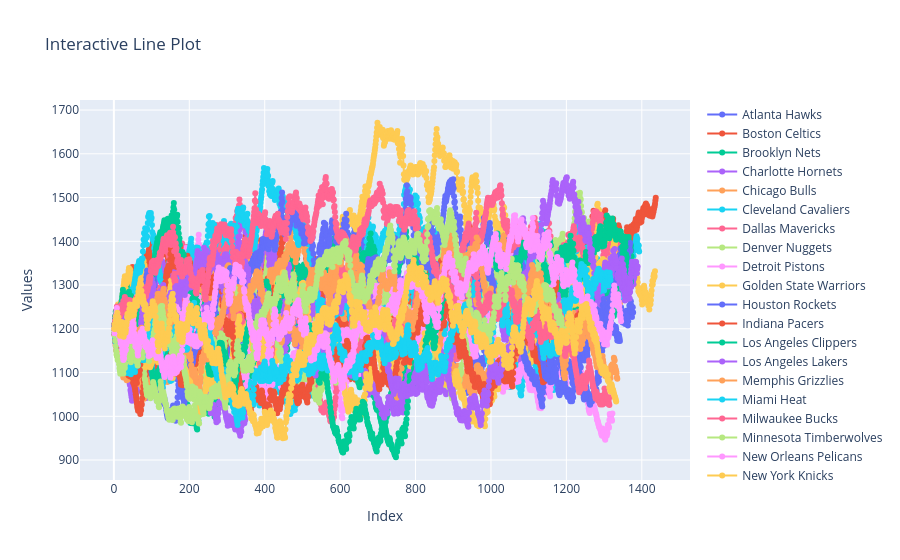

This figure's notebook cell:
### Code cell
# Create traces for each key
traces = []
for key, values in teams_elo.items():
    trace = go.Scatter(x=list(range(1, len(values) + 1)), y=values, mode='lines+markers', name=key)
    traces.append(trace)

# Create layout
layout = go.Layout(title='Interactive Line Plot', xaxis=dict(title='Index'), yaxis=dict(title='Values'))

# Create figure
fig = go.Figure(data=traces, layout=layout)

# Show the interactive plot
fig.show()

### Figure 1 — Plotly figure (JSON) as saved in the notebook; plotly's stock layout.template omitted (floating-point values rounded to 4 significant figures; data arrays with more than 128 entries replaced by an {"elided": "..."} marker saying what was removed)
{"data": [{"mode": "lines+markers", "name": "Atlanta Hawks", "type": "scatter", "x": {"elided": "1377 int values"}, "y": {"elided": "1377 float values"}}, {"mode": "lines+markers", "name": "Boston Celtics", "type": "scatter", "x": {"elided": "1437 int values"}, "y": {"elided": "1437 float values"}}, {"mode": "lines+markers", "name": "Brooklyn Nets", "type": "scatter", "x": {"elided": "1265 int values"}, "y": {"elided": "1265 float values"}}, {"mode": "lines+markers", "name": "Charlotte Hornets", "type": "scatter", "x": {"elided": "1158 int values"}, "y": {"elided": "1158 float values"}}, {"mode": "lines+markers", "name": "Chicago Bulls", "type": "scatter", "x": {"elided": "1343 int values"}, "y": {"elided": "1343 float values"}}, {"mode": "lines+markers", "name": "Cleveland Cavaliers", "type": "scatter", "x": {"elided": "1393 int values"}, "y": {"elided": "1393 float values"}}, {"mode": "lines+markers", "name": "Dallas Mavericks", "type": "scatter", "x": {"elided": "1300 int values"}, "y": {"elided": "1300 float values"}}, {"mode": "lines+markers", "name": "Denver Nuggets", "type": "scatter", "x": {"elided": "1287 int values"}, "y": {"elided": "1287 float values"}}, {"mode": "lines+markers", "name": "Detroit Pistons", "type": "scatter", "x": {"elided": "1322 int values"}, "y": {"elided": "1322 float values"}}, {"mode": "lines+markers", "name": "Golden State Warriors", "type": "scatter", "x": {"elided": "1435 int values"}, "y": {"elided": "1435 float values"}}, {"mode": "lines+markers", "name": "Houston Rockets", "type": "scatter", "x": {"elided": "1342 int values"}, "y": {"elided": "1342 float values"}}, {"mode": "lines+markers", "name": "Indiana Pacers", "type": "scatter", "x": {"elided": "1279 int values"}, "y": {"elided": "1279 float values"}}, {"mode": "lines+markers", "name": "Los Angeles Clippers", "type": "scatter", "x": {"elided": "1373 int values"}, "y": {"elided": "1373 float values"}}, {"mode": "lines+markers", "name": "Los Angeles Lakers", "type": "scatter", "x": {"elided": "1380 int values"}, "y": {"elided": "1380 float values"}}, {"mode": "lines+markers", "name": "Memphis Grizzlies", "type": "scatter", "x": {"elided": "1216 int values"}, "y": {"elided": "1216 float values"}}, {"mode": "lines+markers", "name": "Miami Heat", "type": "scatter", "x": {"elided": "1301 int values"}, "y": {"elided": "1301 float values"}}, {"mode": "lines+markers", "name": "Milwaukee Bucks", "type": "scatter", "x": {"elided": "1358 int values"}, "y": {"elided": "1358 float values"}}, {"mode": "lines+markers", "name": "Minnesota Timberwolves", "type": "scatter", "x": {"elided": "1170 int values"}, "y": {"elided": "1170 float values"}}, {"mode": "lines+markers", "name": "New Orleans Pelicans", "type": "scatter", "x": {"elided": "1174 int values"}, "y": {"elided": "1174 float values"}}, {"mode": "lines+markers", "name": "New York Knicks", "type": "scatter", "x": {"elided": "1338 int values"}, "y": {"elided": "1338 float values"}}, {"mode": "lines+markers", "name": "Oklahoma City Thunder", "type": "scatter", "x": {"elided": "1370 int values"}, "y": {"elided": "1370 float values"}}, {"mode": "lines+markers", "name": "Orlando Magic", "type": "scatter", "x": {"elided": "1174 int values"}, "y": {"elided": "1174 float values"}}, {"mode": "lines+markers", "name": "Philadelphia 76ers", "type": "scatter", "x": {"elided": "1371 int values"}, "y": {"elided": "1371 float values"}}, {"mode": "lines+markers", "name": "Phoenix Suns", "type": "scatter", "x": {"elided": "1389 int values"}, "y": {"elided": "1389 float values"}}, {"mode": "lines+markers", "name": "Portland Trail Blazers", "type": "scatter", "x": {"elided": "1335 int values"}, "y": {"elided": "1335 float values"}}, {"mode": "lines+markers", "name": "Sacramento Kings", "type": "scatter", "x": {"elided": "1317 int values"}, "y": {"elided": "1317 float values"}}, {"mode": "lines+markers", "name": "San Antonio Spurs", "type": "scatter", "x": {"elided": "1315 int values"}, "y": {"elided": "1315 float values"}}, {"mode": "lines+markers", "name": "Toronto Raptors", "type": "scatter", "x": {"elided": "1204 int values"}, "y": {"elided": "1204 float values"}}, {"mode": "lines+markers", "name": "Utah Jazz", "type": "scatter", "x": {"elided": "1345 int values"}, "y": {"elided": "1345 float values"}}, {"mode": "lines+markers", "name": "Washington Wizards", "type": "scatter", "x": {"elided": "1332 int values"}, "y": {"elided": "1332 float values"}}], "layout": {"title": {"text": "Interactive Line Plot"}, "xaxis": {"title": {"text": "Index"}}, "yaxis": {"title": {"text": "Values"}}}}
